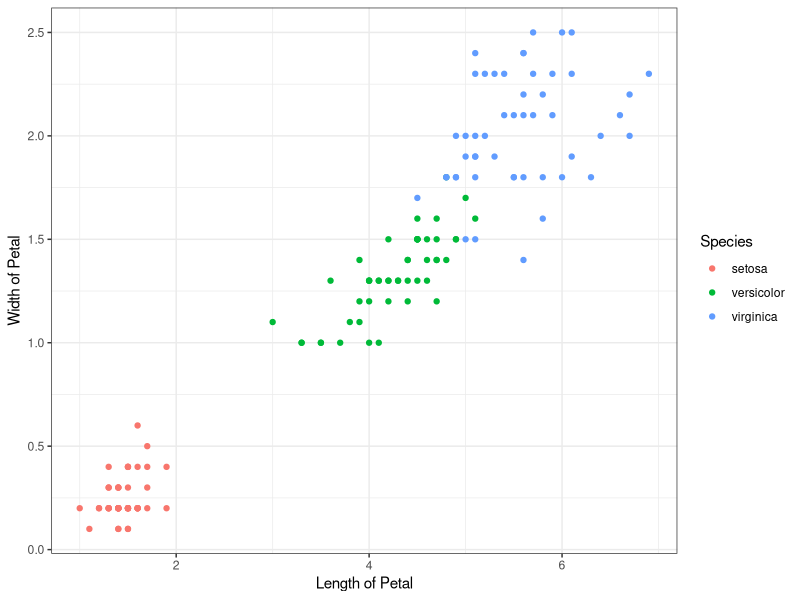

Reproduce this figure in R.
## ---- chunk 1
print("Hello World!")
## ---- chunk 2
library(ggplot2)

ggplot(data=iris) +
  geom_point(aes(x=Petal.Length, y=Petal.Width, color=Species)) +
  xlab("Length of Petal") +
  ylab("Width of Petal") +
  theme_bw()
